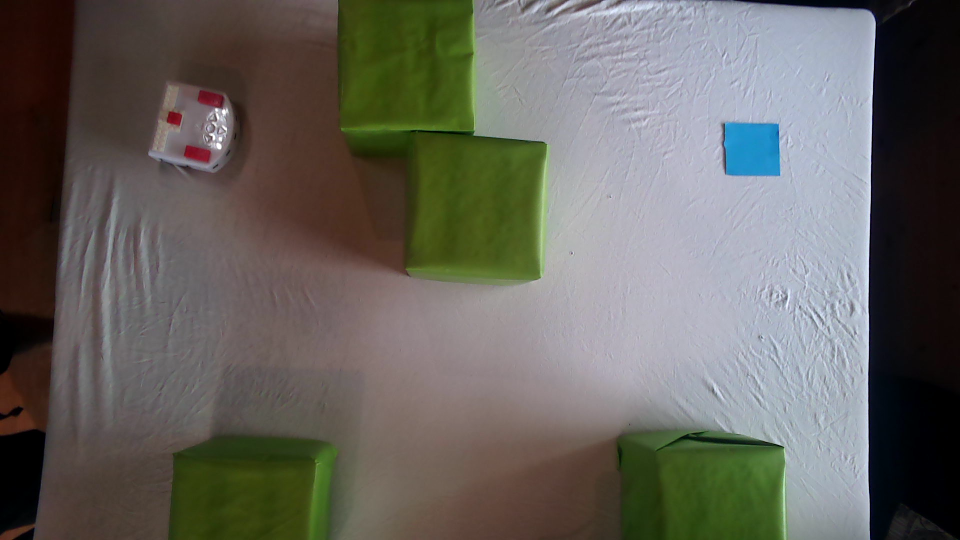
#> input picture src/sample_image.png, 1920 x 1080 px, found by its file name (shown at 1/2 size)
$ python main.py
#> lines starting #> are read from the running program, lines starting #| are printed output that depends on the picture; after the words box and inside, x2 and y2 are one past the last pixel; in counts of white or black regions, pixels touching at a corner belong together
### ref_src_planner/vision.py

import cv2
import numpy as np
from ipywidgets import *
import matplotlib.pyplot as plt
import math
from math import atan2, cos, sin, sqrt, pi

class Vision:
    def __init__(self):
        self.cap = None
        self.frame_count = 0
        self.ret = False
        self.frame = None
        self.obstacle_vertices = None
        self.initial_thymio_pos = None
        self.goal_pos = None
        self.obj_terrain = None

    # [99 lines left out: functions get_goal_position, get_coords, get_thymio_position, not called in this run]

    def get_obstacle_position(self,filtered_img, thymio_radius, min_green = np.array([30, 87, 0]), max_green = np.array([90, 255, 255])):

        # RETURNS LIST OF VERTICES AND NUMBER OF OBSTACLES

        filtered_img_hsv = cv2.cvtColor(filtered_img, cv2.COLOR_RGB2HSV) # convert rgb to hsv
        mask = cv2.inRange(filtered_img_hsv, min_green, max_green) # mask for green color
        mask = cv2.medianBlur(mask,15) # Remove noise in the mask
        ret,thresh = cv2.threshold(mask, 40, 255, 0) # Could remove this

        output = cv2.bitwise_and(filtered_img, filtered_img, mask=mask)


        dilatation_size = int(thymio_radius)
        kernel = cv2.getStructuringElement(cv2.MORPH_RECT, (2 * dilatation_size + 1,2 * dilatation_size + 1))
        thresh_dilated = cv2.dilate(thresh, kernel, iterations = 1)

        contours, hierarchy = cv2.findContours(thresh_dilated, cv2.RETR_EXTERNAL, cv2.CHAIN_APPROX_SIMPLE) # use for geometrical shapes : CHAIN_APPROX_SIMPLE

        if len(contours) != 0:

            nb_obstacles = 0
            vertices = []


            for c in contours:
                area = cv2.contourArea(c)

                if area > 1000:
                    nb_obstacles += 1

                    epsilon = 0.015*cv2.arcLength(c,True)
                    approx = cv2.approxPolyDP(c,epsilon,True)
                    cv2.drawContours(output, [approx], -1, (0, 255, 255), 20)
                    print(approx)
                    vertices.append(approx)


                    # Plotting for troubleshooting

                    plt.figure(figsize=(9,3))

                    plt.subplot(131)
                    plt.imshow(mask, cmap=plt.cm.gray)
                    plt.axis('off')
                    plt.subplot(132)
                    plt.imshow(thresh_dilated)
                    plt.axis('off')
                    plt.subplot(133)
                    plt.imshow(output)
                    plt.axis('off')

                    plt.subplots_adjust(wspace=0.02, hspace=0.02, top=1, bottom=0, left=0, right=1)
                    plt.show()


        plt.imshow(output)
        return (vertices, nb_obstacles)


# [11 lines that do not run on import are left out]

### ref_src_planner/main.py
from vision import Vision
import numpy as np
import cv2
import matplotlib.pyplot as plt


def distance_transform(vertices,nb_obstacles):
    # Compute distance transform
    from scipy.ndimage.morphology import distance_transform_edt as bwdist
    # Create a binary image of the polygon
    img = np.zeros((1400,1400))
    cv2.fillPoly(img, vertices, 1)
    # Compute distance transform
    d = bwdist(img)

    # Rescale and transform distances

    d2 = (d/100.) + 1

    d0 = 2
    nu = 800

    repulsive = nu*((1./d2 - 1/d0)**2);

    repulsive [d2 > d0] = 0

    # Display repulsive potential
    plt.imshow(repulsive, 'gray')
    plt.title ('Repulsive Potential')
    plt.show()
    return repulsive

def attractive_force(goal,start):
    # Compute attractive force
    x, y = np.meshgrid(np.arange(1400), np.arange(1400))
    attractive = 0.5*((x - goal[0])**2 + (y - goal[1])**2) - 0.5*((x - start[0])**2 + (y - start[1])**2)
    # Display attractive potential
    plt.imshow(attractive, 'gray')
    plt.title ('Attractive Potential')
    plt.show()
    return attractive

def config_space(vertices,nb_obstacles,goal,start):
    # Compute 2D configuration space
    obstacle = np.zeros((1400,1400))
    cv2.fillPoly(obstacle, vertices, 1)

    plt.plot (start[0], start[1], 'ro', markersize=10);
    plt.plot (goal[0], goal[1], 'ro', color='green', markersize=10);
    # show the obstacle
    plt.imshow(obstacle, 'gray')
    plt.title ('Obstacle')
    plt.show()


def GradientBasedPlanner (f, start_coords, end_coords, max_its):
    # GradientBasedPlanner : This function plans a path through a 2D
    # environment from a start to a destination based on the gradient of the
    # function f which is passed in as a 2D array. The two arguments
    # start_coords and end_coords denote the coordinates of the start and end
    # positions respectively in the array while max_its indicates an upper
    # bound on the number of iterations that the system can use before giving
    # up.
    # The output, route, is an array with 2 columns and n rows where the rows
    # correspond to the coordinates of the robot as it moves along the route.
    # The first column corresponds to the x coordinate and the second to the y coordinate

    [gy, gx] = np.gradient(-f)

    route = np.vstack( [np.array(start_coords), np.array(start_coords)] )
    for i in range(max_its):
        current_point = route[-1,:]
#         print(sum( abs(current_point-end_coords) ))
        if sum( abs(current_point-end_coords) ) < 5.0:
            print('Reached the goal !');
            break
        ix = int(round( current_point[1] ))
        iy = int(round( current_point[0] ))
        vx = gx[ix, iy]
        vy = gy[ix, iy]
        dt = 1 / np.linalg.norm([vx, vy])
        next_point = current_point + dt*np.array( [vx, vy] )
        route = np.vstack( [route, next_point] )
    route = route[1:,:]

    return route


def gradient_visualization(f):
    # Compute attractive force
    fig = plt.figure(figsize=(12,8))
    # two axis
    ax = fig.add_subplot(121)
    ax2 = fig.add_subplot(122)
    [gx, gy] = np.gradient(-f)
    ax.imshow(gy, 'gray')
    ax.set_title ('Gx=df/dx - gradient')
    ax2.imshow(gx, 'gray')
    ax2.set_title ('Gy=df/dy - gradient')
    plt.show()
    return gx,gy

def gradient_plot(x,y, gx,gy, skip=10):
    plt.figure(figsize=(12,8))
    Q = plt.quiver(x[::skip, ::skip], y[::skip, ::skip], gx[::skip, ::skip], gy[::skip, ::skip],
                   pivot='mid', units='inches')
    qk = plt.quiverkey(Q, 0.9, 0.9, 1, r'$1 \frac{m}{s}$', labelpos='E',
                       coordinates='figure')


if __name__=="__main__":
    vis_obj = Vision()
    img = cv2.imread('src/sample_image.png')
#> img is the input picture: shape (1080, 1920, 3); mean B, G, R 93.7, 99.6, 101.8
    img = cv2.cvtColor(img, cv2.COLOR_BGR2RGB)
    filtered_img = cv2.bilateralFilter(img,9,75,75)
    # get obstacle position
    vertices, nb_obstacles = vis_obj.get_obstacle_position(filtered_img, 0)
#> in get_obstacle_position, `filtered_img_hsv = cv2.cvtColor(filtered_img, cv2.COLOR_RGB2HSV)`: filtered_img_hsv: shape (1080, 1920, 3); mean H, S, V 68.2, 79.3, 110.7
#> in get_obstacle_position, `mask = cv2.inRange(filtered_img_hsv, min_green, max_green)`:
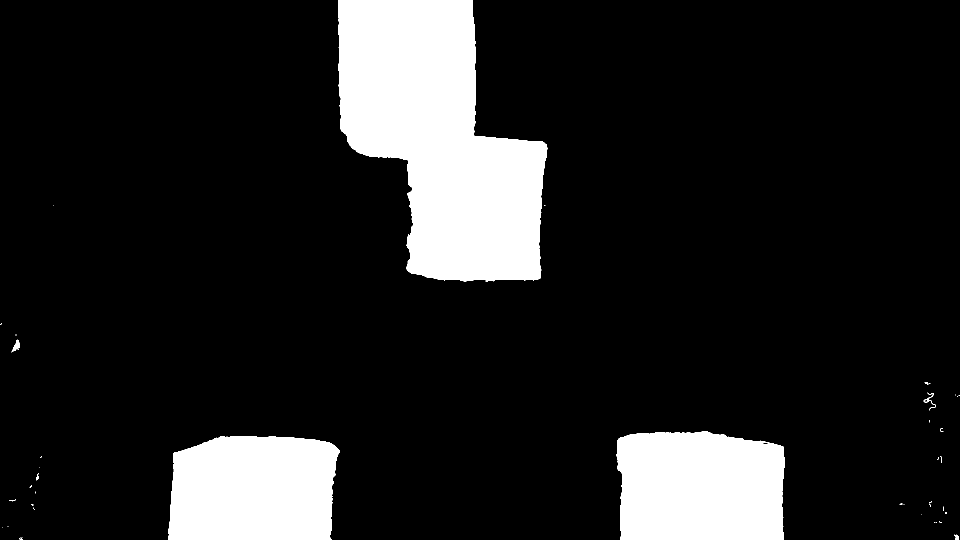
#> mask: shape (1080, 1920) (shown at 1/2 size); 13.8% white; 51 white regions (40 under 20 px), largest, box (x1, y1, x2, y2) and area: (676, 0, 1095, 563) 153703, (1233, 862, 1570, 1080) 67950, (336, 872, 679, 1080) 64712
#> in get_obstacle_position, `mask = cv2.medianBlur(mask,15)`: mask: shape (1080, 1920); 13.8% white; 4 white regions
#> in get_obstacle_position, `contours, hierarchy = cv2.findContours(thresh_dilated, cv2.RETR_EXTERN..`: contours = 4 contours; box (x1, y1, x2, y2) and area: (676, 0, 1094, 562) 152776, (1234, 863, 1570, 1080) 67400, (336, 872, 678, 1080) 64185, (29, 687, 38, 698) 66
#> the loop in get_obstacle_position, `for c in contours:` made 4 passes
#> (area, epsilon) on passes 1, 2, 4: (64185, 15.71), (67400.5, 16.13), (152775.5, 28.75)
#> area on pass 3: 66.5
#> (printed output is left out)
#> pass 1, in get_obstacle_position, `plt.show()`:
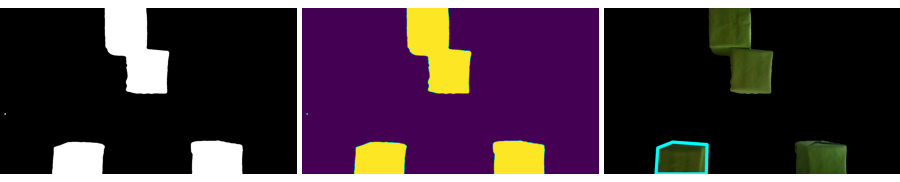
#> figure drawn by matplotlib, 3 panels
#> after the loop in get_obstacle_position, `for c in contours:`:
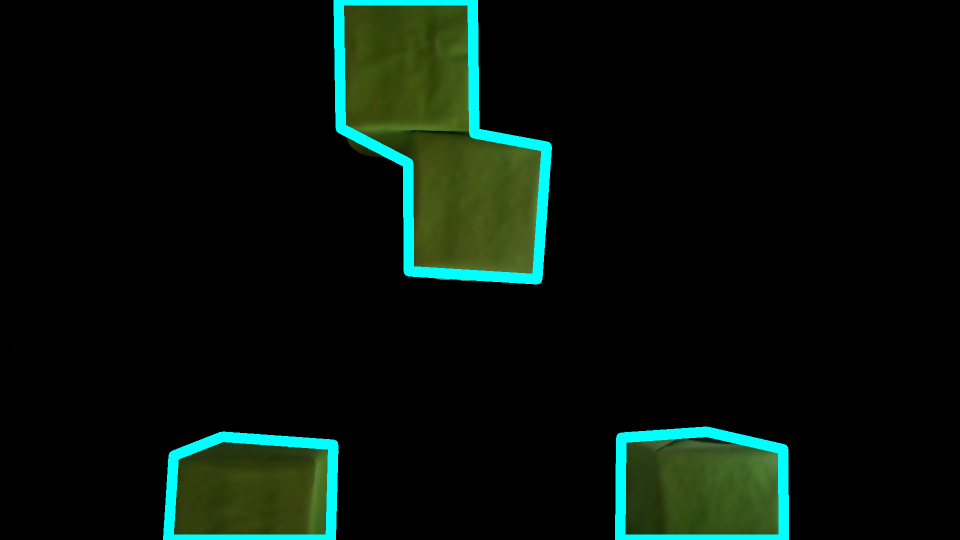
#> output: shape (1080, 1920, 3) (shown at 1/2 size); mean R, G, B 6.8, 17.7, 11.2
#> after the loop in get_obstacle_position, `for c in contours:`: nb_obstacles = 3; vertices = 3 contours; box (x1, y1, x2, y2) and area: (677, 0, 1094, 559) 148739, (1240, 863, 1568, 1080) 66575, (336, 873, 667, 1080) 62544
#> nb_obstacles = 3
    # plot the vertices
    for i in range(len(vertices)):
        for j in range(len(vertices[i])):
            cv2.circle(img, (vertices[i][j][0][0], vertices[i][j][0][1]), 5, (0, 255, 0), -1)
#> this loop made 3 passes
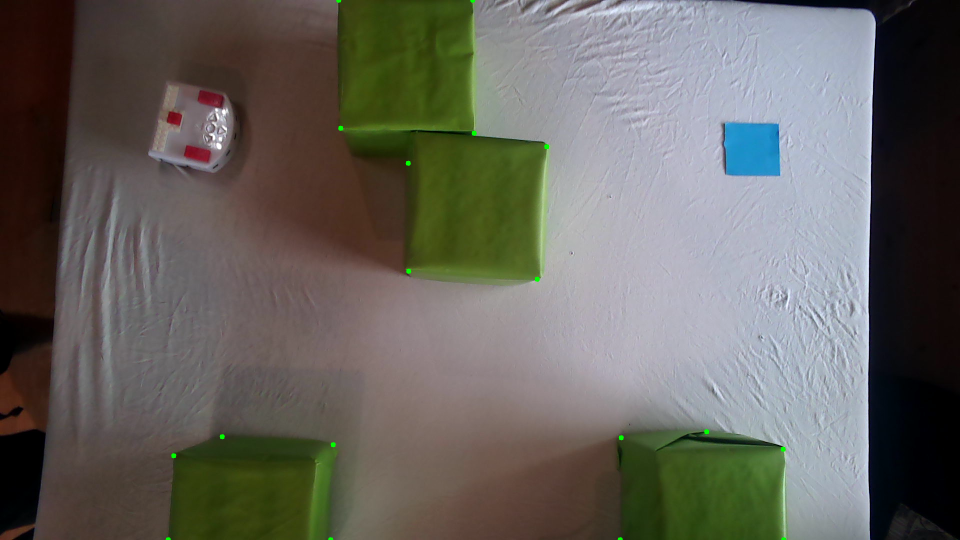
#> img: shape (1080, 1920, 3) (shown at 1/2 size); mean R, G, B 101.8, 99.7, 93.6
    # show the image
    plt.imshow(img)
    plt.show()
    goal = [1200, 50]
    start = [50, 350]
    repulsive = distance_transform(vertices,nb_obstacles)
#> in distance_transform, `cv2.fillPoly(img, vertices, 1)`: img: shape (1400, 1400) float64; values 0 (black) and 1 (white), 12.6% white; 3 white regions, box (x1, y1, x2, y2) and area: (677, 0, 1094, 559) 149646, (336, 873, 667, 1080) 63044, (1240, 863, 1400, 1080) 33544
    config_space(vertices,nb_obstacles,goal,start)
    # inital position of the robot
    initial_thymio_pos = np.array([[0,0],[0,0]]) # will be replaced
    # goal position of the obstacles
    attractive = attractive_force(goal,start)

    f = attractive + repulsive
    route = GradientBasedPlanner(f, start, goal, 100000)
#> in GradientBasedPlanner, `[gy, gx] = np.gradient(-f)`:
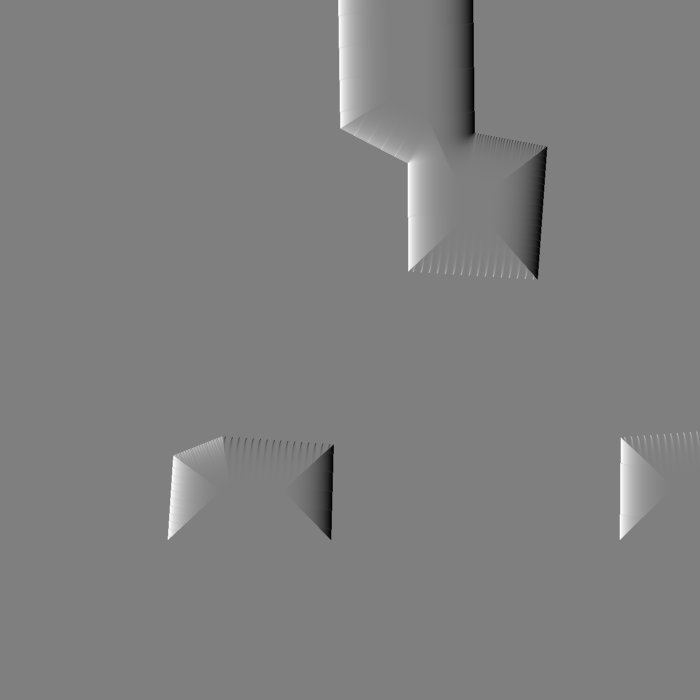
#> gx: shape (1400, 1400) float64 (shown at 1/2 size); min 1142.3, max 1157.7, mean 1150; drawn with min black and max white
#> the loop in GradientBasedPlanner, `for i in range(max_its):` made 1186 passes
#> (current_point, ix, iy, next_point) on passes 3 to 5: ([51.94, 349.5], 349, 52, [52.9, 349.2]), ([52.9, 349.2], 349, 53, [53.87, 349]), ([53.87, 349], 349, 54, [54.84, 348.7])
#> after the loop in GradientBasedPlanner, `for i in range(max_its):`: route = 1187 pairs, first value 50 to 1196.6, second value 50.88 to 350
#> in GradientBasedPlanner, `route = route[1:,:]`: route = 1186 pairs, first value 50 to 1196.6, second value 50.88 to 350
    gx,gy=gradient_visualization(f)

    skip = 10
    x, y = np.meshgrid(np.arange(1400), np.arange(1400))
    xidx = np.arange(0,1400,skip)
    yidx = np.arange(0,1400,skip)

    gradient_plot(x,y, gy,gx, skip=10)
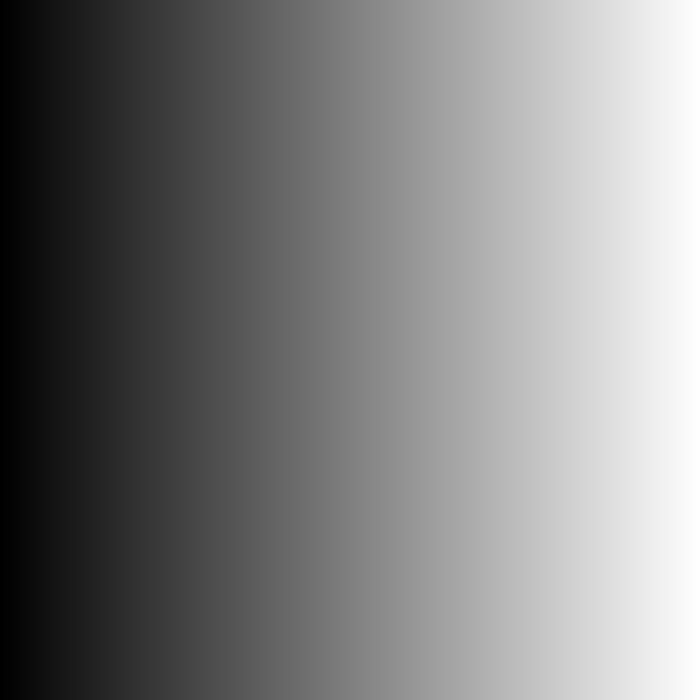
#> x: shape (1400, 1400) int64 (shown at 1/2 size); min 0, max 1399, mean 699.5; drawn with min black and max white

    plt.plot(start[0], start[1], 'ro', markersize=10);
    plt.plot(goal[0], goal[1], 'ro', color='green', markersize=10);
    plt.plot(route[:,0], route[:,1], linewidth=3);
    plt.xlabel('X')
    plt.ylabel('Y')
    plt.title('Gradient-based planner')
    plt.show()
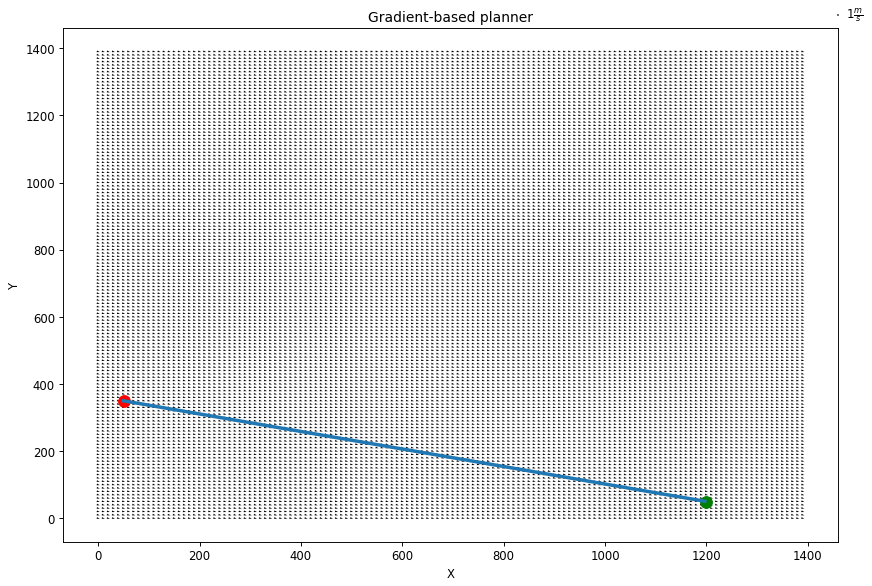
#> figure drawn by matplotlib, 1 panel; curve peaks at x = 50, y = 350

$ run again, with src/Image2.png copied over src/sample_image.png
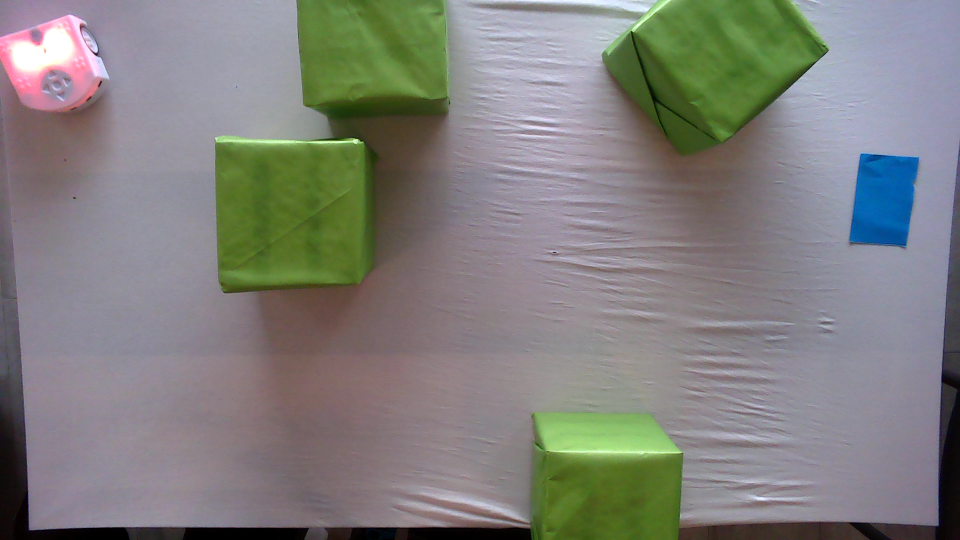
#> input picture src/Image2.png, 1920 x 1080 px, found by its file name (shown at 1/2 size)
#> img is the input picture: shape (1080, 1920, 3); mean B, G, R 124.7, 127.9, 128.5
#> filtered_img_hsv: shape (1080, 1920, 3); mean H, S, V 108.2, 51.9, 140.2
#> contours = 4 contours; box (x1, y1, x2, y2) and area: (431, 0, 896, 585) 159800, (1211, 0, 1655, 311) 88656, (1056, 825, 1366, 1080) 71346, (1029, 1062, 1049, 1072) 156
#> the loop in get_obstacle_position, `for c in contours:` made 4 passes
#> (area, epsilon) on passes 2 to 4: (71345.5, 16.24), (88656.5, 17.89), (159799.5, 33.53)
#> (printed output is left out)
#> after the loop in get_obstacle_position, `for c in contours:`:
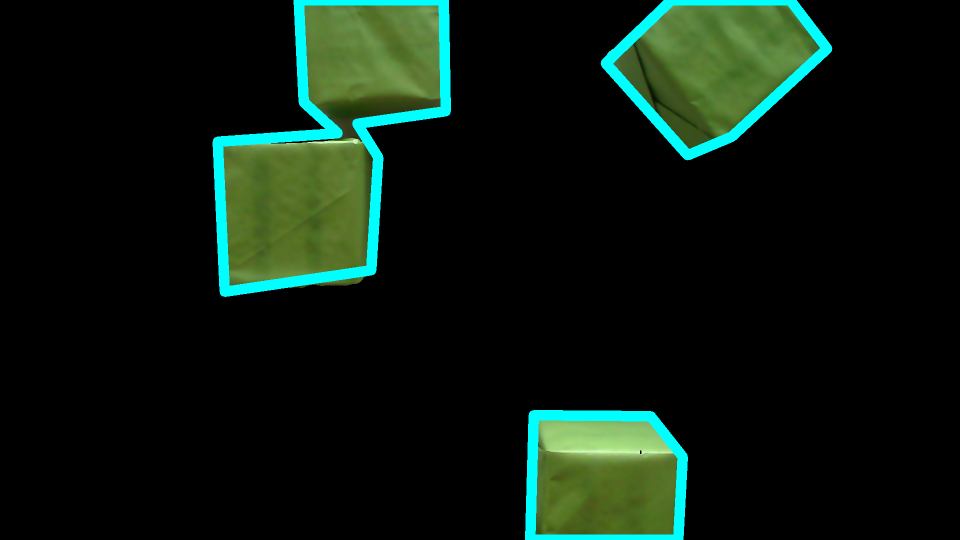
#> output: shape (1080, 1920, 3) (shown at 1/2 size); mean R, G, B 11.6, 25.6, 16.4
#> after the loop in get_obstacle_position, `for c in contours:`: nb_obstacles = 3; vertices = 3 contours; box (x1, y1, x2, y2) and area: (435, 0, 892, 584) 156961, (1211, 0, 1655, 311) 84897, (1060, 830, 1366, 1080) 71372
#> `vertices, nb_obstacles = vis_obj.get_obstacle_position(filtered_img, 0)`: nb_obstacles = 3
#> the loop `for i in range(len(vertices)):` made 3 passes
#> in GradientBasedPlanner, `[gy, gx] = np.gradient(-f)`:
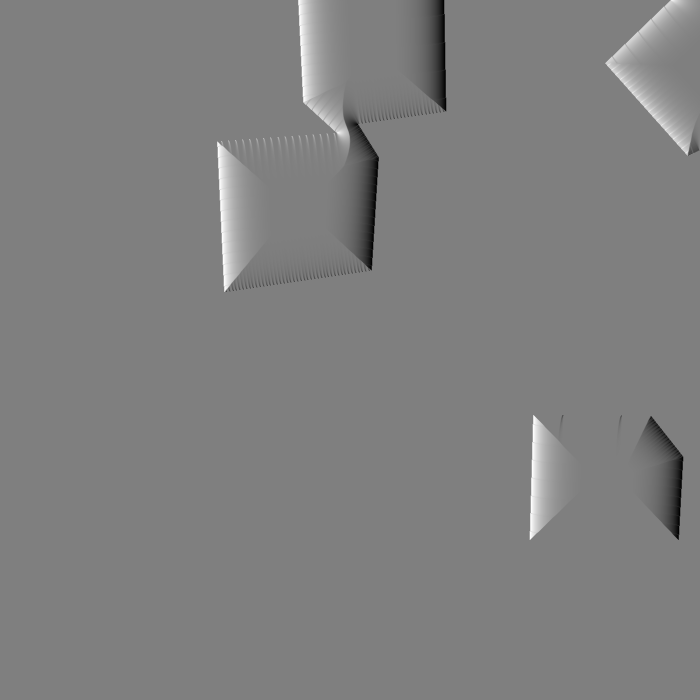
#> gx: shape (1400, 1400) float64 (shown at 1/2 size); min 1142.3, max 1157.7, mean 1150; drawn with min black and max white
#> the loop in GradientBasedPlanner, `for i in range(max_its):` made 1186 passes
#> (current_point, ix, iy, next_point) on passes 3 to 5: ([51.94, 349.5], 349, 52, [52.9, 349.2]), ([52.9, 349.2], 349, 53, [53.87, 349]), ([53.87, 349], 349, 54, [54.84, 348.7])
#> after the loop in GradientBasedPlanner, `for i in range(max_its):`: route = 1187 pairs, first value 50 to 1196.6, second value 50.7 to 350
#> in GradientBasedPlanner, `route = route[1:,:]`: route = 1186 pairs, first value 50 to 1196.6, second value 50.7 to 350
